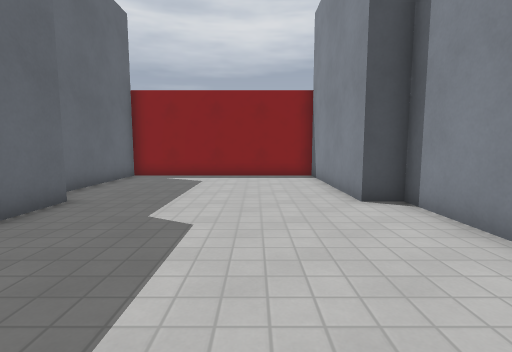
View 1 (above)

14 first-person views from a walk through a Godot game level. The camera is 1.3 m above the floor, tilts 6° down and sees 85° across. The floor is counted in squares, 1 m on a side. Each view is taken from the middle of a square. On the plan, view 1 faces up. The plan holds only what a view shows up to about 13 squares ahead; the rest is blank. Characters and animated objects are not drawn. Surface patterns are stand-ins for the level's own textures.

View 2
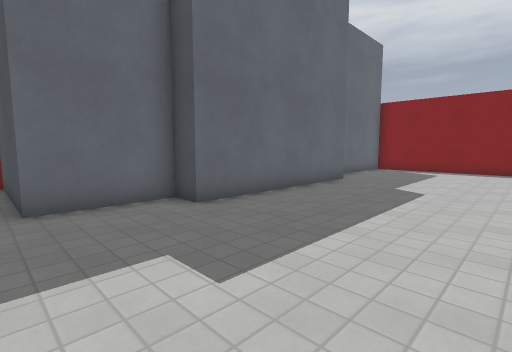

View 3
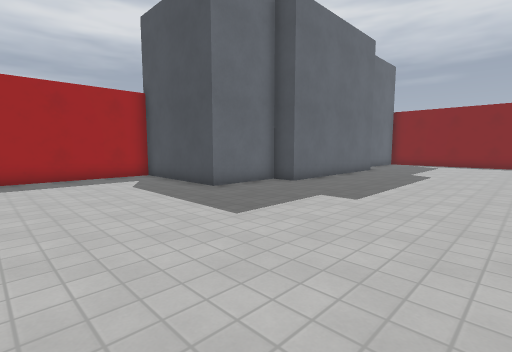

View 4
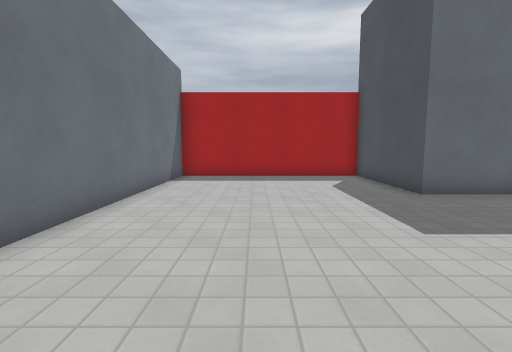

View 5
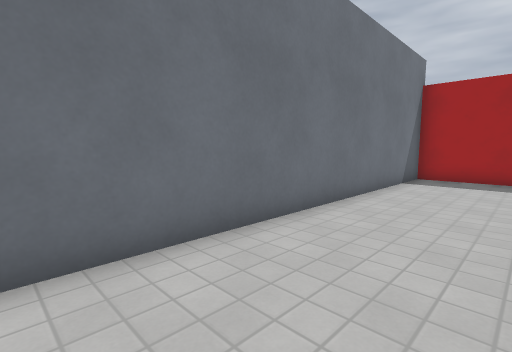

View 6
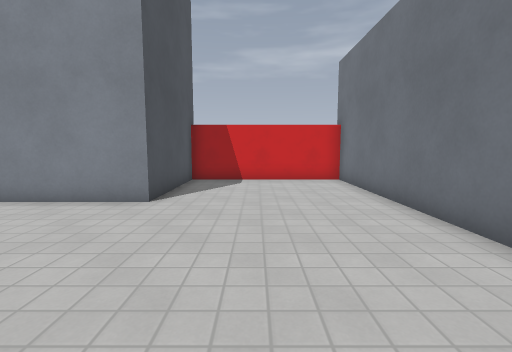

View 7
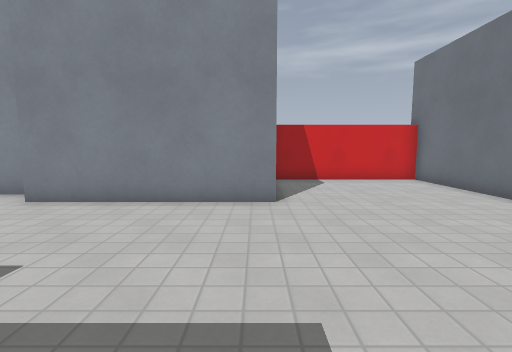

View 8
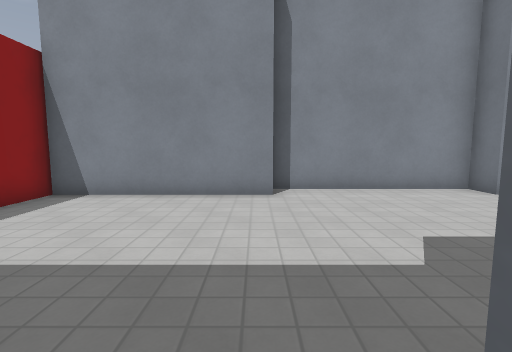

View 9
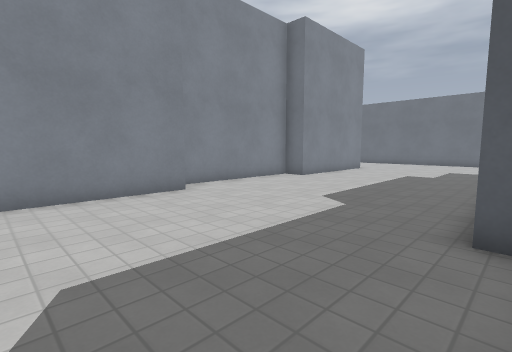

View 10
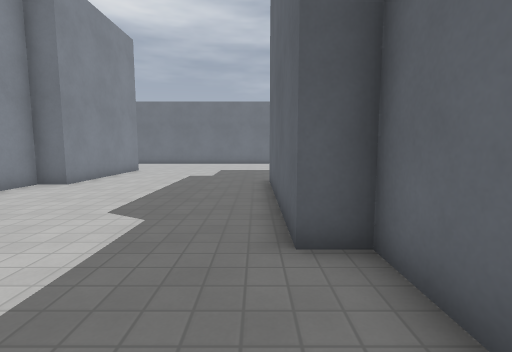

View 11
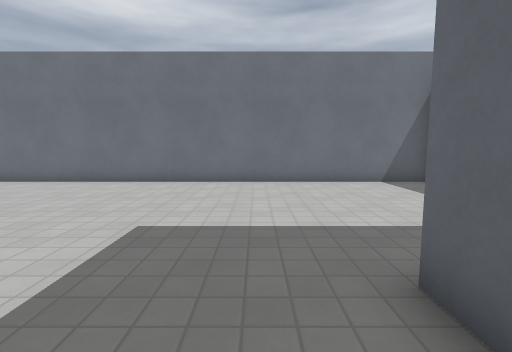

View 12
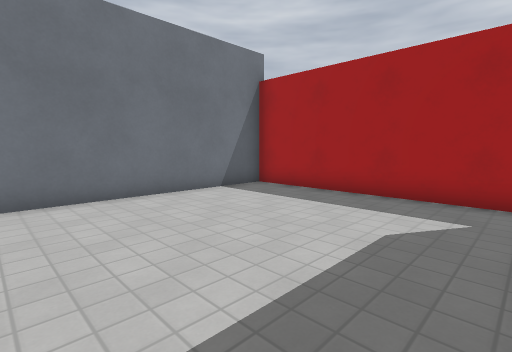

View 13
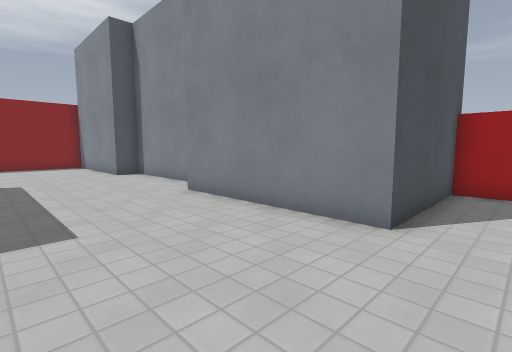

View 14
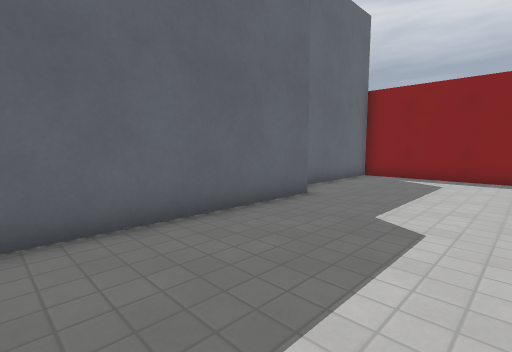

### Floor plan
Points are (right, up) in squares from view 1. A wall is a line through its corners. A room is listed if a view was taken in it or the views show most of it. See-through windows are left out.
Room 1 (views 1, 2, 3, 4, 5, 6, 7, 8, 9, 10, 11, 12, 13, 14)
walls: (-4.5, -0.4) (-5.5, -0.4) (-5.5, -3.5) (-10.5, -3.5) (-10.5, -11.3) (7, -11.3) (7, -5.5) (2.5, -5.5) (2.5, 0.5) (3.5, 0.5) (3.5, 6.5) (2.5, 6.5) (2.5, 12.6) (-5.5, 12.6) (-5.5, 6.6) (-4.5, 6.6) (-4.5, -0.4)

Where each view was taken, in squares from view 1:
view 1: 0 up, 0 right, facing up
view 2: 4 down, 1 right, facing up-left
view 3: 9 down, 2 right, facing up-left
view 4: 8 down, 2 right, facing left
view 5: 8 down, 2 right, facing down-left
view 6: 8 down, 4 left, facing right
view 7: 5 down, 4 left, facing right
view 8: 7 up, 5 left, facing right
view 9: 11 up, 5 left, facing down-right
view 10: 10 up, 4 left, facing down
view 11: 1 down, 4 left, facing down
view 12: 4 down, 3 left, facing down-left
view 13: 7 down, 2 left, facing up-right
view 14: 0 up, 0 right, facing up-left
